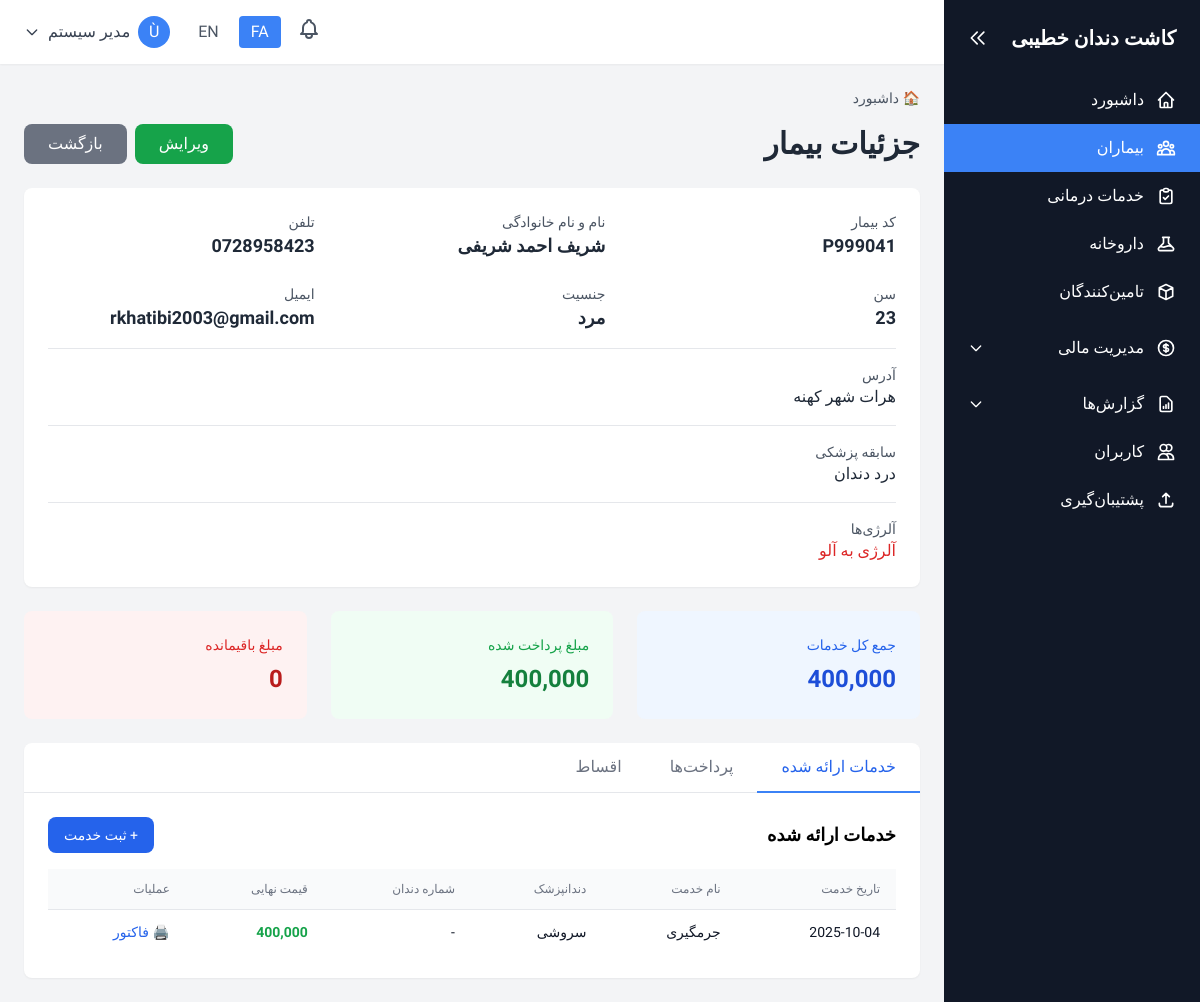
Page /patients/view.php?id=10 (signed in) on the committed database.
### tables this page shows
CREATE TABLE `system` (
  `id` int(11) NOT NULL,
  `record_type` enum('setting','activity_log') NOT NULL,
  `setting_key` varchar(50) DEFAULT NULL,
  `setting_value` text DEFAULT NULL,
  `setting_type` varchar(20) DEFAULT 'text',
  `description` text DEFAULT NULL,
  `user_id` int(11) DEFAULT NULL,
  `action` varchar(50) DEFAULT NULL,
  `table_name` varchar(50) DEFAULT NULL,
  `record_id` int(11) DEFAULT NULL,
  `ip_address` varchar(45) DEFAULT NULL,
  `user_agent` text DEFAULT NULL,
  `created_at` datetime DEFAULT current_timestamp(),
  `updated_at` datetime DEFAULT current_timestamp() ON UPDATE current_timestamp()
);

CREATE TABLE `patients` (
  `id` int(11) NOT NULL,
  `patient_code` varchar(20) NOT NULL,
  `first_name` varchar(50) NOT NULL,
  `last_name` varchar(50) NOT NULL,
  `age` int(11) DEFAULT NULL,
  `gender` enum('male','female','other') DEFAULT NULL,
  `phone` varchar(20) NOT NULL,
  `email` varchar(100) DEFAULT NULL,
  `address` text DEFAULT NULL,
  `medical_history` text DEFAULT NULL,
  `allergies` text DEFAULT NULL,
  `notes` text DEFAULT NULL,
  `created_by` int(11) DEFAULT NULL,
  `created_at` datetime DEFAULT current_timestamp(),
  `updated_at` datetime DEFAULT current_timestamp() ON UPDATE current_timestamp()
);

CREATE TABLE `services` (
  `id` int(11) NOT NULL,
  `patient_id` int(11) DEFAULT NULL,
  `service_name` varchar(100) NOT NULL,
  `service_name_en` varchar(100) DEFAULT NULL,
  `description` text DEFAULT NULL,
  `base_price` decimal(10,2) NOT NULL,
  `category` varchar(50) DEFAULT NULL,
  `service_date` date DEFAULT NULL,
  `tooth_number` varchar(10) DEFAULT NULL,
  `quantity` int(11) DEFAULT 1,
  `unit_price` decimal(10,2) DEFAULT NULL,
  `total_price` decimal(10,2) DEFAULT NULL,
  `discount` decimal(10,2) DEFAULT 0.00,
  `final_price` decimal(10,2) DEFAULT NULL,
  `dentist_id` int(11) DEFAULT NULL,
  `status` enum('template','pending','completed','cancelled') DEFAULT 'template',
  `notes` text DEFAULT NULL,
  `is_active` tinyint(1) DEFAULT 1,
  `created_by` int(11) DEFAULT NULL,
  `created_at` datetime DEFAULT current_timestamp(),
  `updated_at` datetime DEFAULT current_timestamp() ON UPDATE current_timestamp()
);

CREATE TABLE `users` (
  `id` int(11) NOT NULL,
  `username` varchar(50) NOT NULL,
  `password` varchar(255) NOT NULL,
  `full_name` varchar(100) NOT NULL,
  `email` varchar(100) DEFAULT NULL,
  `phone` varchar(20) DEFAULT NULL,
  `role` enum('admin','dentist','secretary','accountant') NOT NULL,
  `monthly_salary` decimal(10,2) DEFAULT 0.00,
  `salary_currency` varchar(20) DEFAULT 'افغانی',
  `hire_date` date DEFAULT NULL,
  `job_title` varchar(100) DEFAULT NULL,
  `is_active` tinyint(1) DEFAULT 1,
  `is_staff` tinyint(1) DEFAULT 0,
  `last_login` datetime DEFAULT NULL,
  `failed_login_attempts` int(11) DEFAULT 0,
  `locked_until` datetime DEFAULT NULL,
  `password_changed_at` datetime DEFAULT current_timestamp(),
  `created_at` datetime DEFAULT current_timestamp(),
  `updated_at` datetime DEFAULT current_timestamp() ON UPDATE current_timestamp()
);

### patients/view.php (the view, shortened to what the rows shown need)
<?php
require_once '../config/config.php';
$patientId = intval($_GET['id'] ?? 0);
$patient = fetchOne("SELECT * FROM patients WHERE id = ?", [$patientId]);
$services = fetchAll("
    SELECT s.*, u.full_name as dentist_name
    FROM services s
    LEFT JOIN users u ON s.dentist_id = u.id
    WHERE s.patient_id = ? AND s.status != 'template'
    ORDER BY s.service_date DESC
", [$patientId]);
include '../includes/header.php';
?>
<div class="space-y-6">
    <div class="flex items-center justify-between">
        <h1 class="text-3xl font-bold text-gray-800"><?php echo $lang['patient_details']; ?></h1>
    </div>
    <div class="bg-white rounded-lg shadow-sm p-6">
        <div class="grid grid-cols-1 md:grid-cols-3 gap-6">
            <div>
                <p class="text-sm text-gray-600"><?php echo $lang['patient_code']; ?></p>
                <p class="text-lg font-semibold text-gray-800"><?php echo $patient['patient_code']; ?></p>
            </div>
            <div>
                <p class="text-sm text-gray-600"><?php echo $lang['full_name']; ?></p>
                <p class="text-lg font-semibold text-gray-800"><?php echo htmlspecialchars($patient['first_name'] . ' ' . $patient['last_name']); ?></p>
            </div>
            <div>
                <p class="text-sm text-gray-600"><?php echo $lang['phone']; ?></p>
                <p class="text-lg font-semibold text-gray-800"><?php echo $patient['phone']; ?></p>
            </div>
            <div>
                <p class="text-sm text-gray-600"><?php echo $lang['age']; ?></p>
                <p class="text-lg font-semibold text-gray-800"><?php echo $patient['age'] ?? '-'; ?></p>
            </div>
            <div>
                <p class="text-sm text-gray-600"><?php echo $lang['gender']; ?></p>
                <p class="text-lg font-semibold text-gray-800"><?php echo $patient['gender'] ? $lang[$patient['gender']] : '-'; ?></p>
            </div>
            <div>
                <p class="text-sm text-gray-600"><?php echo $lang['email']; ?></p>
                <p class="text-lg font-semibold text-gray-800"><?php echo $patient['email'] ?: '-'; ?></p>
            </div>
        </div>
        <?php if (!empty($patient['address'])): ?>
        <div class="mt-4 pt-4 border-t">
            <p class="text-sm text-gray-600"><?php echo $lang['address']; ?></p>
            <p class="text-gray-800"><?php echo htmlspecialchars($patient['address']); ?></p>
        </div>
        <?php endif; ?>
        <?php if (!empty($patient['medical_history'])): ?>
        <div class="mt-4 pt-4 border-t">
            <p class="text-sm text-gray-600"><?php echo $lang['medical_history']; ?></p>
            <p class="text-gray-800"><?php echo htmlspecialchars($patient['medical_history']); ?></p>
        </div>
        <?php endif; ?>
        <?php if (!empty($patient['allergies'])): ?>
        <div class="mt-4 pt-4 border-t">
            <p class="text-sm text-gray-600"><?php echo $lang['allergies']; ?></p>
            <p class="text-red-600 font-medium"><?php echo htmlspecialchars($patient['allergies']); ?></p>
        </div>
        <?php endif; ?>
    </div>
    <div class="bg-white rounded-lg shadow-sm">
        <div id="content-services" class="tab-content p-6">
            <?php if (empty($services)): ?>
                <p class="text-gray-500 text-center py-8"><?php echo $lang['no_data']; ?></p>
            <?php else: ?>
                <div class="overflow-x-auto">
                    <table class="min-w-full divide-y divide-gray-200">
                        <thead class="bg-gray-50">
                            <tr>
                                <th class="px-4 py-3 text-<?php echo $current_lang === 'fa' ? 'right' : 'left'; ?> text-xs font-medium text-gray-500 uppercase"><?php echo $lang['service_date']; ?></th>
                                <th class="px-4 py-3 text-<?php echo $current_lang === 'fa' ? 'right' : 'left'; ?> text-xs font-medium text-gray-500 uppercase"><?php echo $lang['service_name']; ?></th>
                                <th class="px-4 py-3 text-<?php echo $current_lang === 'fa' ? 'right' : 'left'; ?> text-xs font-medium text-gray-500 uppercase"><?php echo $lang['dentist']; ?></th>
                                <th class="px-4 py-3 text-<?php echo $current_lang === 'fa' ? 'right' : 'left'; ?> text-xs font-medium text-gray-500 uppercase"><?php echo $lang['tooth_number']; ?></th>
                                <th class="px-4 py-3 text-<?php echo $current_lang === 'fa' ? 'right' : 'left'; ?> text-xs font-medium text-gray-500 uppercase"><?php echo $lang['final_price']; ?></th>
                                <th class="px-4 py-3 text-<?php echo $current_lang === 'fa' ? 'right' : 'left'; ?> text-xs font-medium text-gray-500 uppercase">عملیات</th>
                            </tr>
                        </thead>
                        <tbody class="bg-white divide-y divide-gray-200">
                            <?php foreach ($services as $service): ?>
                            <tr class="hover:bg-gray-50">
                                <td class="px-4 py-3 text-sm text-gray-900"><?php echo formatDate($service['service_date']); ?></td>
                                <td class="px-4 py-3 text-sm text-gray-900"><?php echo htmlspecialchars($service['service_name']); ?></td>
                                <td class="px-4 py-3 text-sm text-gray-900"><?php echo htmlspecialchars($service['dentist_name']); ?></td>
                                <td class="px-4 py-3 text-sm text-gray-900"><?php echo $service['tooth_number'] ?: '-'; ?></td>
                                <td class="px-4 py-3 text-sm font-semibold text-green-600"><?php echo formatCurrency($service['final_price']); ?></td>
                                <td class="px-4 py-3 text-sm">
                                    <a href="../reports/invoices/service_invoice.php?id=<?php echo $service['id']; ?>" target="_blank" class="text-blue-600 hover:text-blue-800">
                                        🖨️ فاکتور
                                    </a>
                                </td>
                            </tr>
                            <?php endforeach; ?>
                        </tbody>
                    </table>
                </div>
            <?php endif; ?>
        </div>
    </div>
</div>
<?php include '../includes/footer.php'; ?>

### includes/header.php (shortened to what the rows shown need)
<?php
$lang = loadLanguage();
?>
<!DOCTYPE html>
<html lang="<?php echo $current_lang; ?>" dir="<?php echo $current_lang === 'fa' ? 'rtl' : 'ltr'; ?>">
<head>
    <script src="https://cdn.tailwindcss.com"></script>
    <link rel="stylesheet" href="<?php echo BASE_URL; ?>/assets/css/mobile.css">
</head>
<body class="bg-gray-100">
    <div class="flex h-screen overflow-hidden">
        <aside id="sidebar" class="w-64 bg-gray-900 text-white flex-shrink-0 hidden md:flex flex-col transition-all duration-300">
            <div class="p-6 flex-shrink-0 flex items-center justify-between">
                <h1 id="sidebar-title" class="text-xl font-bold"><?php echo getSetting('clinic_name', $lang['app_name']); ?></h1>
                <button id="sidebar-toggle" class="text-white hover:text-gray-300 hidden md:block" title="بستن منو">
                    <svg class="w-5 h-5" fill="none" stroke="currentColor" viewBox="0 0 24 24">
                        <path stroke-linecap="round" stroke-linejoin="round" stroke-width="2" d="M11 19l-7-7 7-7m8 14l-7-7 7-7"></path>
                    </svg>
                </button>
            </div>
        </aside>
        <div class="flex-1 flex flex-col overflow-hidden">
            <main class="flex-1 overflow-y-auto p-6">

### rows in the picture
system: setting_value "کاشت دندان خطیبی"
patients: patient_code "P999041", first_name+last_name "شریف احمد شریفی", phone "0728958423", age "23", gender "مرد", email "rkhatibi2003@gmail.com", address "هرات شهر کهنه", medical_history "درد دندان", allergies "آلرژی به آلو"
services: service_date "2025-10-04", service_name "جرمگیری", dentist.full_name "سروشی", tooth_number "-", final_price "400,000"

### other values in the picture
$lang['menu_dashboard'] "داشبورد"
$lang['menu_patients'] "بیماران"
$lang['menu_services'] "خدمات درمانی"
$lang['menu_medicines'] "داروخانه"
$lang['menu_suppliers'] "تامین‌کنندگان"
$lang['menu_reports'] "گزارش‌ها"
$lang['menu_users'] "کاربران"
$lang['menu_backup'] "پشتیبان‌گیری"
substr($user['full_name'], 0, 1) "Ù"
$user['full_name'] "مدیر سیستم"
$lang['patient_details'] "جزئیات بیمار"
$lang['edit'] "ویرایش"
$lang['back'] "بازگشت"
$lang['patient_code'] "کد بیمار"
$lang['full_name'] "نام و نام خانوادگی"
